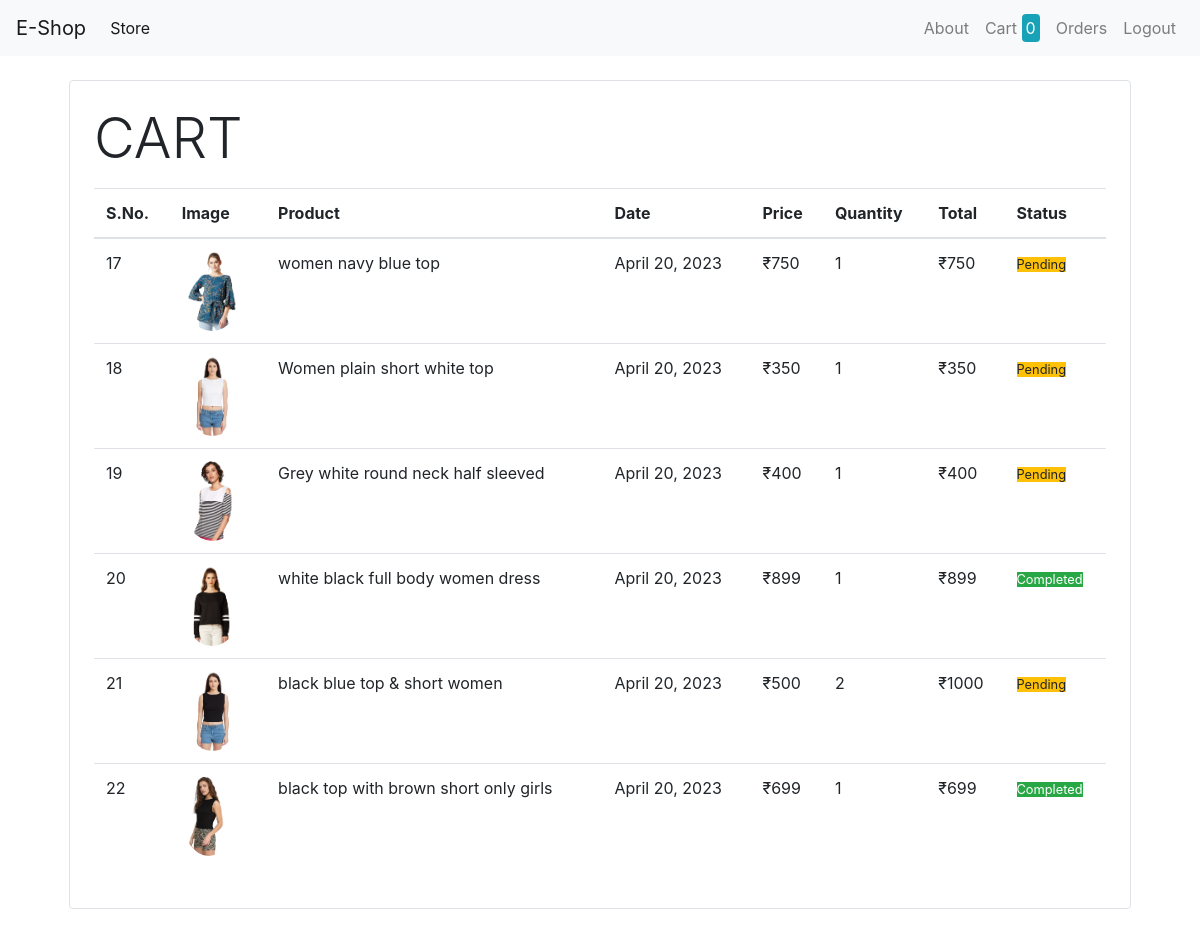
Screenshot of /orders/ (signed in) with the database file from the repository.
### store/models.py (models this page shows, shortened)
class Orders(models.Model):
    product = models.ForeignKey(Product, on_delete=models.CASCADE)
    customer = models.ForeignKey(Customer, on_delete=models.CASCADE)
    quantity = models.IntegerField(default=1)
    price = models.IntegerField()
    address = models.CharField(max_length=100, default='', blank=True)
    phone = models.CharField(max_length=15, default='', blank=True)
    date = models.DateField(default=datetime.datetime.today)
    status = models.BooleanField(default=False)

class Product(models.Model):
    name = models.CharField(max_length=50)
    price = models.IntegerField(default=0)
    category = models.ForeignKey(Category, on_delete=models.CASCADE, default=1)
    description = models.CharField(max_length=200, default='')
    image = models.ImageField(upload_to='uploads/products/')

### store/middlewares/auth.py (the view)
    def middleware(request):
        print(f"Customer are == {request.session.get('customer')}")
        if not request.session.get('customer'):
            return redirect('login')
        response = get_response(request)
        return response

### store/templatetags/custom_filter.py (called while the page is built)
@register.filter(name='currency')
def currency(number):
    return "₹"+str(number)

@register.filter(name='multiply')
def multiply(number, number1):
    return number * number1

### store/views.py (called while the page is built)
    def get(self, request):
        customer_id = request.session.get('customer')
        orders = Orders.objects.filter(customer = customer_id)
        orders = orders.order_by('-date')
        return render(request, 'orders.html',{'orders':orders})

### store/templates/orders.html
{% extends 'base.html' %}
{% block content %}
{% load cart %}
{% load custom_filter %}
<div class="container">
    <div class="border rounded p-4 m-4">
        <p class="display-4">CART</p>
        <table class="table">
            <thead>
                <tr>
                    <th>S.No.</th>
                    <th>Image</th>
                    <th>Product</th>
                    <th>Date</th>
                    <th>Price</th>
                    <th>Quantity</th>
                    <th>Total</th>
                    <th>Status</th>
                </tr>
            </thead>
            <tbody>
                {% for order in orders %}
                    <tr>
                        <td>{{order.id}}</td>
                        <td><img style="height:80px;" class="rounded-circle" src="{{order.product.image.url}}" alt=""></td>
                        <td>{{order.product.name}}</td>
                        <td>{{order.date}}</td>
                        <td>{{order.price|currency}}</td>
                        <td>{{order.quantity}}</td>
                        <td>{{order.quantity|multiply:order.price|currency}}</td>
                        {% if order.status %}
                            <td><small class="badge-success">Completed</small></td>
                        {% else %}
                            <td><small class="badge-warning">Pending</small></td>
                        {% endif %}
                    </tr>
                {% endfor %}
            </tbody>
        </table>
    </div>
</div>
{% endblock content %}

### rows the page displays
Orders: id "17", product.image (picture), product.name "women navy blue top", date "April 20, 2023", price "₹750", quantity "1", quantity|multiply "₹750", status "Pending"
Orders: id "18", product.image (picture), product.name "Women plain short white top", date "April 20, 2023", price "₹350", quantity "1", quantity|multiply "₹350", status "Pending"
Orders: id "19", product.image (picture), product.name "Grey white round neck half sleeved", date "April 20, 2023", price "₹400", quantity "1", quantity|multiply "₹400", status "Pending"
Orders: id "20", product.image (picture), product.name "white black full body women dress", date "April 20, 2023", price "₹899", quantity "1", quantity|multiply "₹899", status "Completed"
Orders: id "21", product.image (picture), product.name "black blue top & short women", date "April 20, 2023", price "₹500", quantity "2", quantity|multiply "₹1000", status "Pending"
Orders: id "22", product.image (picture), product.name "black top with brown short only girls", date "April 20, 2023", price "₹699", quantity "1", quantity|multiply "₹699", status "Completed"

### other values shown
{{ request.session.cart.keys|length }} "0"
